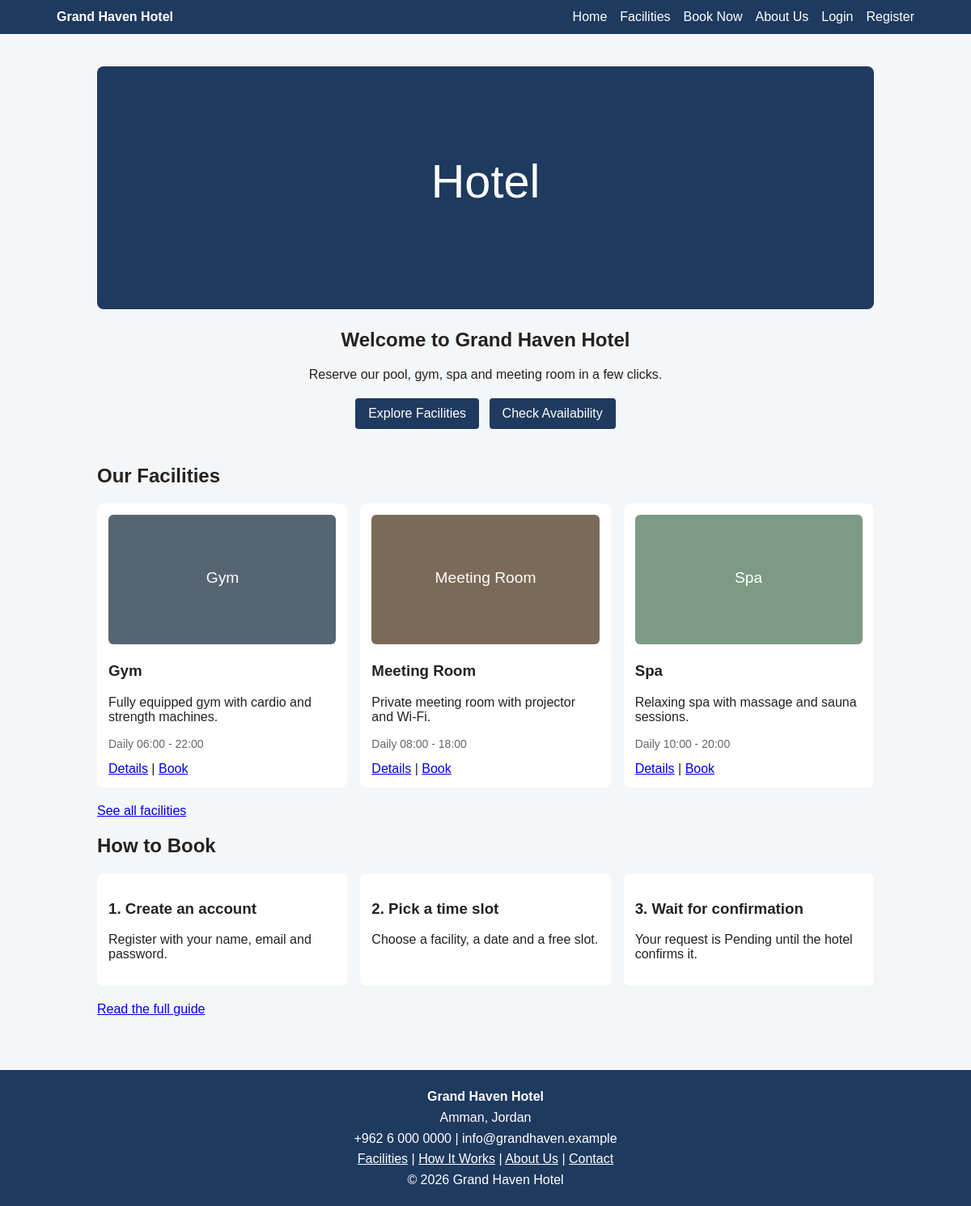
The page / on the database its author committed.
### tables this page shows
CREATE TABLE facilities (
    id INT AUTO_INCREMENT PRIMARY KEY,
    name VARCHAR(100) NOT NULL,
    short_description VARCHAR(255) NOT NULL,
    description TEXT NOT NULL,
    image VARCHAR(100) NOT NULL DEFAULT 'placeholder.svg',
    opening_hours VARCHAR(100) NOT NULL DEFAULT '',
    guidelines TEXT NULL
);

### includes/helpers.php (called while the page is built, shortened)
<?php
function e($value): string
{
    return htmlspecialchars((string) $value, ENT_QUOTES, 'UTF-8');
}
function url(string $path = ''): string
{
    return BASE . '/' . ltrim($path, '/');
}
function asset(string $path): string
{
    return BASE . '/assets/' . ltrim($path, '/');
}

### includes/autoload.php (called while the page is built, shortened)
<?php
spl_autoload_register(function ($class) {
    $file = ROOT . '/classes/' . $class . '.php';
});

### classes/Database.php (called while the page is built)
<?php
class Database
{
    private static ?PDO $pdo = null;
    public static function pdo(): PDO
    {
        if (self::$pdo === null) {
            self::$pdo = new PDO(
                'mysql:host=' . DB_HOST . ';dbname=' . DB_NAME . ';charset=utf8mb4',
                DB_USER,
                DB_PASS,
                [
                    PDO::ATTR_ERRMODE            => PDO::ERRMODE_EXCEPTION,
                    PDO::ATTR_DEFAULT_FETCH_MODE => PDO::FETCH_ASSOC,
                ]
            );
        }
        return self::$pdo;
    }
}

### classes/Auth.php (called while the page is built, shortened)
<?php
class Auth extends Model
{
    private static $user = false;
    public function user(): ?array
    {
        if (self::$user === false) {
            self::$user = null;
        }
        return self::$user;
    }
}

### classes/Model.php (called while the page is built, shortened)
<?php
abstract class Model
{
    public function __construct()
    {
        $this->db = Database::pdo();
    }
}

### classes/Facility.php (called while the page is built, shortened)
<?php
class Facility extends Model
{
    public function all(): array
    {
        return $this->db->query('SELECT * FROM facilities ORDER BY name')->fetchAll();
    }
    public static function imageUrl(?string $file): string
    {
        return asset('images/' . $file);
    }
}

### includes/facility_card.php (the view)
<article class="facility-card">
    <img src="<?= e(Facility::imageUrl($f['image'])) ?>" alt="<?= e($f['name']) ?>">
    <h3><?= e($f['name']) ?></h3>
    <p><?= e($f['short_description']) ?></p>
    <p class="hours"><?= e($f['opening_hours']) ?></p>
    <a href="<?= url('pages/facility.php?id=' . $f['id']) ?>">Details</a> |
    <a href="<?= url('pages/availability.php?facility=' . $f['id']) ?>">Book</a>
</article>

### includes/header.php (shortened to what this page needs)
<?php $currentUser = (new Auth())->user(); ?>
<!DOCTYPE html>
<html lang="en">
<head>
    <link rel="stylesheet" href="<?= asset('css/style.css') ?>">
</head>
<body>
<header>
    <nav class="main-nav">
        <a class="brand" href="<?= url('index.php') ?>"><?= e(HOTEL_NAME) ?></a>
        <a href="<?= url('index.php') ?>">Home</a>
        <a href="<?= url('pages/facilities.php') ?>">Facilities</a>
        <a href="<?= url('pages/availability.php') ?>">Book Now</a>
        <a href="<?= url('pages/about.php') ?>">About Us</a>
        <?php if ($currentUser): ?>
            <a href="<?= url('pages/my_reservations.php') ?>">My Reservations</a>
            <?php if ($currentUser['role'] === 'admin'): ?>
                <a href="<?= url('admin/index.php') ?>">Admin</a>
            <?php endif; ?>
            <a href="<?= url('pages/logout.php') ?>">Logout (<?= e($currentUser['name']) ?>)</a>
        <?php else: ?>
            <a href="<?= url('pages/login.php') ?>">Login</a>
            <a href="<?= url('pages/register.php') ?>">Register</a>
        <?php endif; ?>
    </nav>
</header>
<main>

### index.php (shortened to what this page needs)
<?php
$featured   = array_slice((new Facility())->all(), 0, 3);
include ROOT . '/includes/header.php';
?>
<section class="hero">
    <img src="<?= asset('images/hero.svg') ?>" alt="Hotel">
    <h1>Welcome to <?= e(HOTEL_NAME) ?></h1>
    <p>Reserve our pool, gym, spa and meeting room in a few clicks.</p>
    <a class="button" href="<?= url('pages/facilities.php') ?>">Explore Facilities</a>
    <a class="button" href="<?= url('pages/availability.php') ?>">Check Availability</a>
</section>
<section>
    <h2>Our Facilities</h2>
    <div class="grid">
        <?php foreach ($featured as $f): ?>
            <?php include ROOT . '/includes/facility_card.php'; ?>
        <?php endforeach; ?>
    </div>
    <p><a href="<?= url('pages/facilities.php') ?>">See all facilities</a></p>
</section>
<section>
    <h2>How to Book</h2>
    <div class="grid steps">
        <div><h3>1. Create an account</h3><p>Register with your name, email and password.</p></div>
        <div><h3>2. Pick a time slot</h3><p>Choose a facility, a date and a free slot.</p></div>
        <div><h3>3. Wait for confirmation</h3><p>Your request is Pending until the hotel confirms it.</p></div>
    </div>
    <p><a href="<?= url('pages/how_it_works.php') ?>">Read the full guide</a></p>
</section>
<?php include ROOT . '/includes/footer.php'; ?>

### includes/footer.php
</main>
<footer>
    <div>
        <strong><?= e(HOTEL_NAME) ?></strong><br>
        <?= e(HOTEL_ADDRESS) ?><br>
        <?= e(HOTEL_PHONE) ?> | <?= e(HOTEL_EMAIL) ?>
    </div>
    <div>
        <a href="<?= url('pages/facilities.php') ?>">Facilities</a> |
        <a href="<?= url('pages/how_it_works.php') ?>">How It Works</a> |
        <a href="<?= url('pages/about.php') ?>">About Us</a> |
        <a href="<?= url('pages/contact.php') ?>">Contact</a>
    </div>
    <div>&copy; <?= date('Y') ?> <?= e(HOTEL_NAME) ?></div>
</footer>
</body>
</html>

### assets/css/style.css (style rules this page uses)
* { box-sizing: border-box; }
body { margin: 0; font-family: Arial, sans-serif; background: #f4f6f8; color: #222; }
main { max-width: 1000px; margin: 0 auto; padding: 20px; }
nav { background: #1f3a5f; padding: 12px 20px; display: flex; flex-wrap: wrap; gap: 16px; }
nav a { color: #fff; text-decoration: none; }
nav .brand { font-weight: bold; margin-right: auto; }
header { background: #1f3a5f; }
.main-nav { max-width: 1100px; margin: 0 auto; background: none; }
main img { max-width: 100%; height: auto; }
.hero { text-align: center; padding: 20px 0; }
.hero img { max-height: 300px; width: 100%; object-fit: cover; border-radius: 8px; }
.button { display: inline-block; background: #1f3a5f; color: #fff; padding: 10px 16px; border-radius: 4px; text-decoration: none; margin: 4px; }
.grid { display: grid; grid-template-columns: repeat(auto-fit, minmax(240px, 1fr)); gap: 16px; margin-bottom: 20px; }
.facility-card, .steps > div { background: #fff; padding: 14px; border-radius: 8px; }
.facility-card img { width: 100%; height: 160px; object-fit: cover; border-radius: 6px; }
.hours { color: #666; font-size: 14px; }
footer { background: #1f3a5f; color: #fff; text-align: center; padding: 20px; margin-top: 30px; line-height: 1.6; }
footer a { color: #fff; }

### rows shown on the page
facilities: image (picture), name "Gym", short_description "Fully equipped gym with cardio and strength machines.", opening_hours "Daily 06:00 - 22:00"
facilities: image (picture), name "Meeting Room", short_description "Private meeting room with projector and Wi-Fi.", opening_hours "Daily 08:00 - 18:00"
facilities: image (picture), name "Spa", short_description "Relaxing spa with massage and sauna sessions.", opening_hours "Daily 10:00 - 20:00"

### other values the page prints
HOTEL_NAME "Grand Haven Hotel"
HOTEL_ADDRESS "Amman, Jordan"
HOTEL_PHONE "+962 6 000 0000"
HOTEL_EMAIL "info@grandhaven.example"
